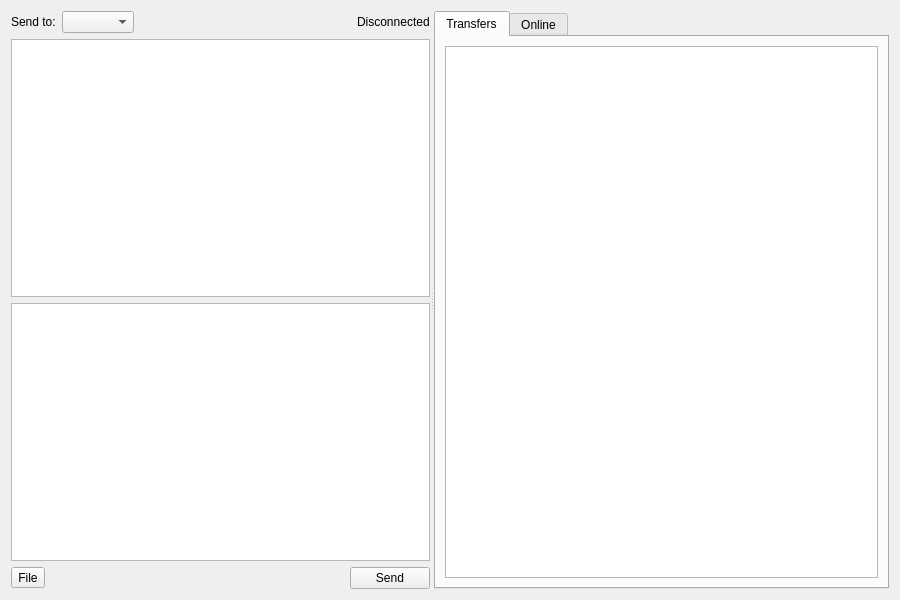
<?xml version="1.0" encoding="UTF-8"?>
<ui version="4.0">
 <class>ChatWindow</class>
 <widget class="QWidget" name="ChatWindow">
  <property name="geometry">
   <rect>
    <x>0</x>
    <y>0</y>
    <width>900</width>
    <height>600</height>
   </rect>
  </property>
  <property name="windowTitle">
   <string>IM Client - Chat</string>
  </property>
  <layout class="QVBoxLayout" name="verticalLayout">
   <item>
    <widget class="QSplitter" name="splitter_main">
     <property name="orientation">
      <enum>Qt::Horizontal</enum>
     </property>
     <widget class="QWidget" name="left_panel">
      <layout class="QVBoxLayout" name="verticalLayout_left">
       <item>
        <layout class="QHBoxLayout" name="horizontalLayout_top">
         <item>
          <widget class="QLabel" name="label_target">
           <property name="text">
            <string>Send to:</string>
           </property>
          </widget>
         </item>
         <item>
          <widget class="QComboBox" name="combo_target"/>
         </item>
         <item>
          <spacer name="horizontalSpacer">
           <property name="orientation">
            <enum>Qt::Horizontal</enum>
           </property>
           <property name="sizeHint" stdset="0">
            <size>
             <width>40</width>
             <height>20</height>
            </size>
           </property>
          </spacer>
         </item>
         <item>
          <widget class="QLabel" name="label_status">
           <property name="text">
            <string>Disconnected</string>
           </property>
          </widget>
         </item>
        </layout>
       </item>
       <item>
        <widget class="QTextBrowser" name="textBrowser_messages"/>
       </item>
       <item>
        <widget class="QPlainTextEdit" name="plainTextEdit_input"/>
       </item>
       <item>
        <layout class="QHBoxLayout" name="horizontalLayout_actions">
         <item>
          <widget class="QToolButton" name="btn_file">
           <property name="text">
            <string>File</string>
           </property>
          </widget>
         </item>
         <item>
          <spacer name="horizontalSpacer_2">
           <property name="orientation">
            <enum>Qt::Horizontal</enum>
           </property>
           <property name="sizeHint" stdset="0">
            <size>
             <width>40</width>
             <height>20</height>
            </size>
           </property>
          </spacer>
         </item>
         <item>
          <widget class="QPushButton" name="btn_send">
           <property name="text">
            <string>Send</string>
           </property>
          </widget>
         </item>
        </layout>
       </item>
      </layout>
     </widget>
     <widget class="QTabWidget" name="tabWidget_side">
      <property name="minimumSize">
       <size>
        <width>260</width>
        <height>0</height>
       </size>
      </property>
      <property name="currentIndex">
       <number>0</number>
      </property>
      <widget class="QWidget" name="tab_transfers">
       <attribute name="title">
        <string>Transfers</string>
       </attribute>
       <layout class="QVBoxLayout" name="verticalLayout_transfers">
        <item>
         <widget class="QTableWidget" name="table_transfers"/>
        </item>
       </layout>
      </widget>
      <widget class="QWidget" name="tab_online">
       <attribute name="title">
        <string>Online</string>
       </attribute>
       <layout class="QVBoxLayout" name="verticalLayout_online">
        <item>
         <widget class="QListWidget" name="list_online"/>
        </item>
       </layout>
      </widget>
     </widget>
    </widget>
   </item>
  </layout>
 </widget>
 <resources/>
 <connections/>
</ui>
